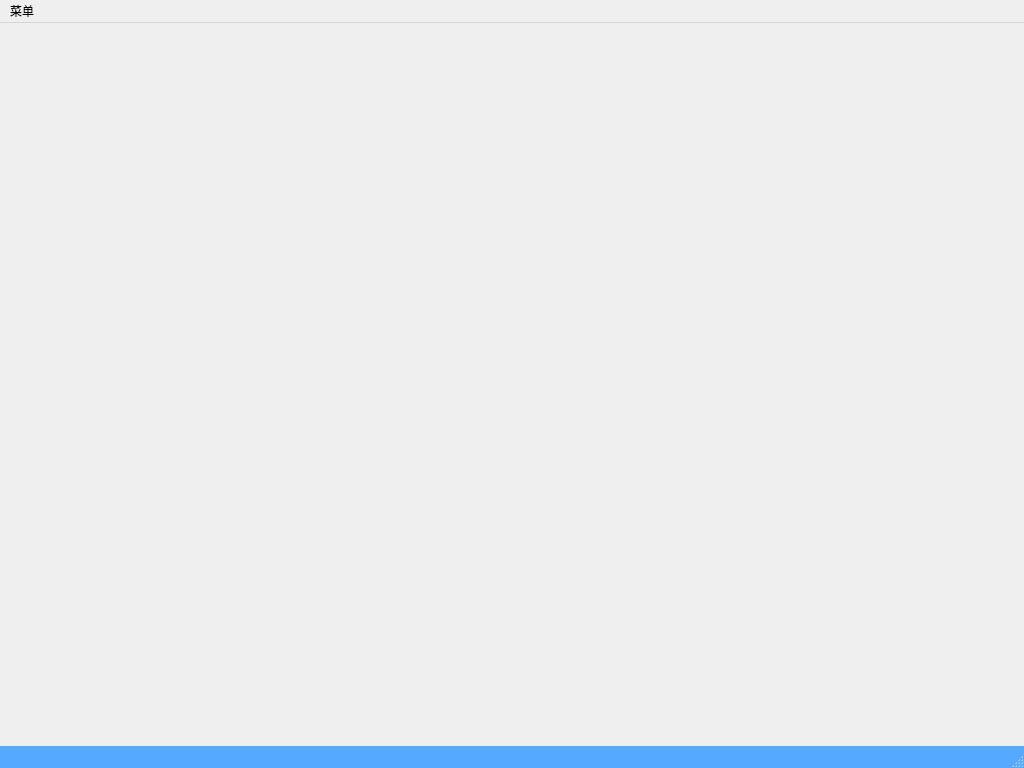
<?xml version="1.0" encoding="UTF-8"?>
<ui version="4.0">
 <class>MainWindow</class>
 <widget class="QMainWindow" name="MainWindow">
  <property name="geometry">
   <rect>
    <x>0</x>
    <y>0</y>
    <width>1024</width>
    <height>768</height>
   </rect>
  </property>
  <property name="windowTitle">
   <string>非标平台</string>
  </property>
  <property name="styleSheet">
   <string notr="true">#statusBar{
	background-color: rgb(85, 170, 255);
}</string>
  </property>
  <widget class="QWidget" name="centralWidget"/>
  <widget class="QMenuBar" name="menuBar">
   <property name="geometry">
    <rect>
     <x>0</x>
     <y>0</y>
     <width>1024</width>
     <height>23</height>
    </rect>
   </property>
   <widget class="QMenu" name="menu">
    <property name="title">
     <string>菜单</string>
    </property>
    <addaction name="action_reset"/>
    <addaction name="actiont_canvas"/>
    <addaction name="actiont2"/>
   </widget>
   <addaction name="menu"/>
  </widget>
  <widget class="QStatusBar" name="statusBar"/>
  <action name="action_reset">
   <property name="text">
    <string>布局重置</string>
   </property>
  </action>
  <action name="actiont_canvas">
   <property name="text">
    <string>画布重置</string>
   </property>
  </action>
  <action name="actiont2">
   <property name="text">
    <string>t2</string>
   </property>
  </action>
 </widget>
 <layoutdefault spacing="6" margin="11"/>
 <resources/>
 <connections/>
</ui>
